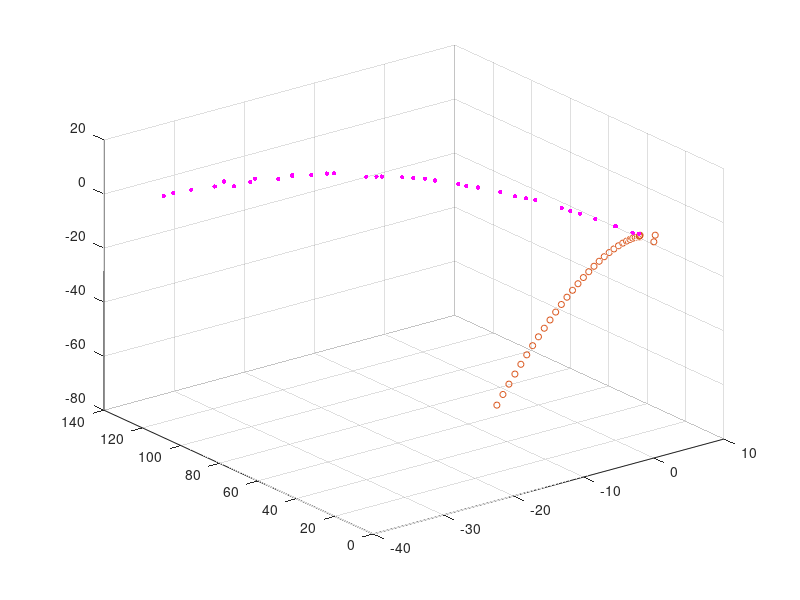

The MATLAB source for this figure:
%%
clc; clear all; close all;

% SET CONSTANTS
g = 9.81;

% Measurement noise covariance
% 5 ft and 0.1 deg in m and rad
R = [(1.524)^2 0 0;
     0 (0.1*pi/180)^2 0;
     0 0 (0.1*pi/180)^2];

data = importdata('homerun_data_HW4.txt');
% data(1,:) = []; % COME BACK AND UNCOMMENT THIS LATER
tspan = data(:, 1);
rho = data(:, 2)/3.281; % in m
alpha = data(:, 3)*pi/180; % in rad
beta = data(:, 4)*pi/180; % in rad

% Assembling Y_obs using read in data
Y_obs = [];
for i = 1:length(rho)
    Y_obs = vertcat(Y_obs, [rho(i) alpha(i) beta(i)]);
end
m = size(Y_obs, 1);

% Visualizing data
figure(1)
[x y z] = sph2cart(alpha, beta, rho)
scatter3(x, y, z, 10, 'm', 'filled')

t0 = 0;
X0star = [0.4921 0.4921 2.0013 -26.2467 114.3051 65.9941]'/3.281; % in SI
xbar_0 = [0 0 0 0 0 0]';
Pbar_0 = [1.2192^2 0 0 0 0 0;
          0 1.2192^2 0 0 0 0;
          0 0 1.2192^2 0 0 0;
          0 0 0 0.03048^2 0 0;
          0 0 0 0 0.03048^2 0;
          0 0 0 0 0 0.03048^2];
i = 1;
Xstar_i_1 = X0star;
% xhat_i_1(1) = xbar_0;
% P_i_1(1) = Pbar_0;

while i<=m
    if i == 1
        xhat_i_1 = xbar_0;
        P_i_1 = Pbar_0;
        t_i_1 = t0;
    else
        xhat_i_1 = xhat_i;
        P_i_1 = P_i;
        t_i_1 = tspan(i-1);
    end
    % MIGHT NEED TO CHANGE THIS BC IT'S NO LONGER PHI(T, T0) IT'S PHI(T_I,
    % T_I-1)
    Phi = [1 0 0 tspan(i)-t_i_1 0 0;
           0 1 0 0 tspan(i)-t_i_1 0;
           0 0 1 0 0 tspan(i)-t_i_1;
           0 0 0 1 0 0;
           0 0 0 0 1 0;
           0 0 0 0 0 1];

    B = [0; 0; -1/2*tspan(i)^2; 0; 0; -tspan(i)];
    X_nom = Phi * X0star + B * g;
    
    xbar_i = Phi * xhat_i_1;
    Pbar_i = Phi * P_i_1 * Phi';
    
    X = X_nom(1);
    Y = X_nom(2);
    Z = X_nom(3);

    rho = sqrt(X^2 + Y^2 + Z^2);
    alpha = atan2(Y, X);
    beta = atan2(Z, sqrt(X^2 + Y^2));

    Y_computed = [rho; alpha; beta];
    y_i = Y_obs(i,:)' - Y_computed;
    H_tilda_i = [X/rho Y/rho Z/rho 0 0 0;
                 (-Y/X^2)/(1 + (Y/X)^2) (1/X)/(1+(Y/X)^2) 0 0 0 0;
                 ((-X*Z)/(X^2 + Y^2)^(3/2))/(1+(Z^2)/(X^2 + Y^2)) ((-Y*Z)/(X^2 + Y^2)^(3/2))/(1 + (Z^2)/(X^2 + Y^2)) ((1)/(X^2 + Y^2)^(1/2))/(1 + (Z^2)/(X^2 + Y^2)) 0 0 0];
    K_i = Pbar_i*H_tilda_i'*inv(H_tilda_i*Pbar_i*H_tilda_i' + R);
    
    xhat_i = xbar_i + K_i*(y_i - H_tilda_i*xbar_i);
    P_i = (eye(6) - K_i*H_tilda_i)*Pbar_i;
    i = i+1;
    X_calculated(:, i) = X_nom + xhat_i;
end

figure(1)
hold on
scatter3(X_calculated(1, :), X_calculated(2, :), X_calculated(3, :), 20)